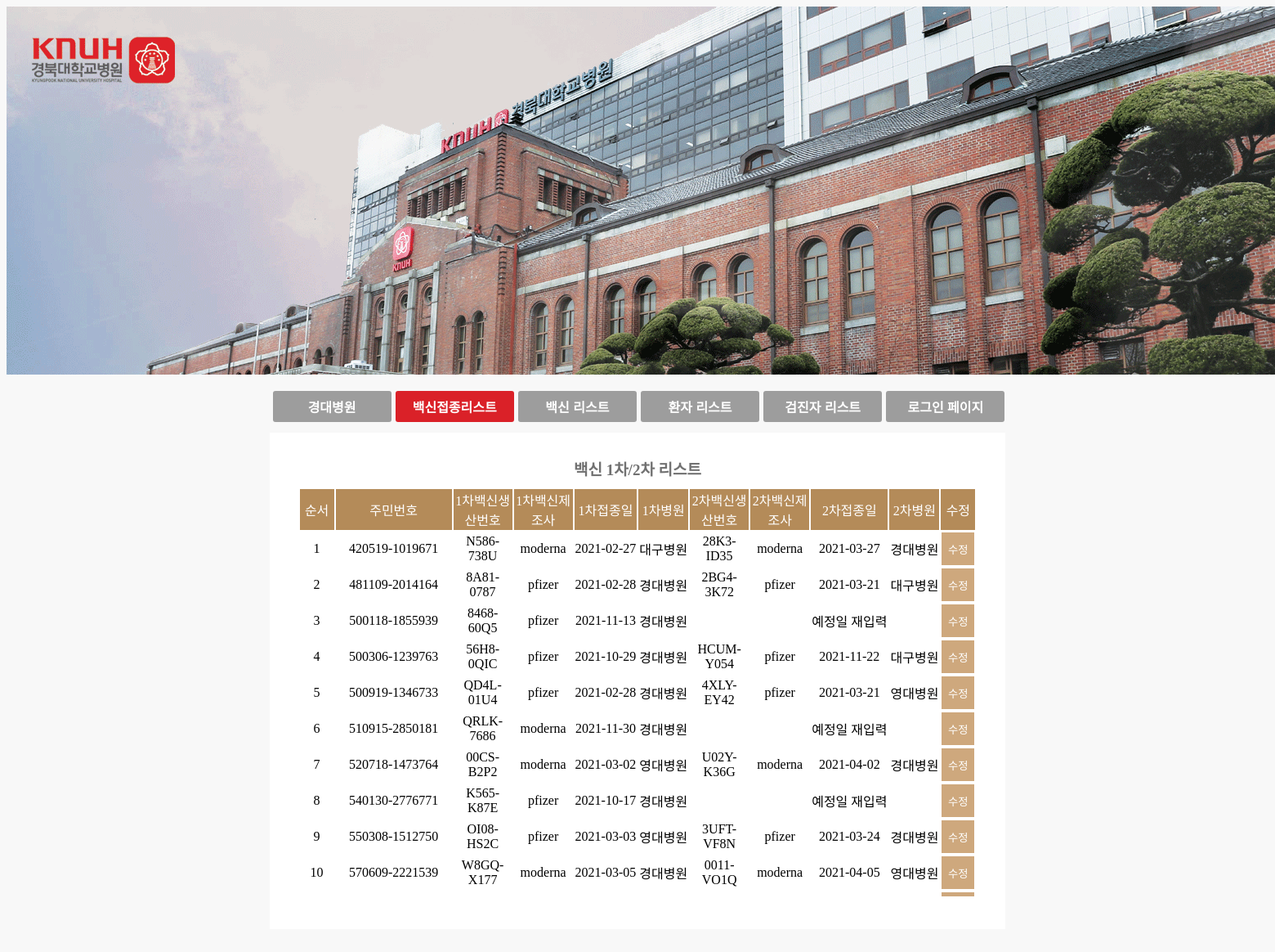
Screenshot of /Covid19_Database_websiteFile/new_knu_hospital_vaccinate_list.php with the database file from the repository.
### tables this page shows
CREATE TABLE `vaccinate` (
  `Cssn` varchar(14) NOT NULL,
  `1st_Vno` varchar(9) NOT NULL,
  `1st_date` date NOT NULL,
  `1st_hosp` varchar(10) NOT NULL,
  `2nd_Vno` varchar(9) DEFAULT NULL,
  `2nd_date` date DEFAULT NULL,
  `2nd_hosp` varchar(10) DEFAULT NULL,
  PRIMARY KEY (`Cssn`),
  KEY `fk_VACCINATION_VACCINES1_idx` (`1st_Vno`),
  KEY `fk_VACCINATE_VACCINES1_idx` (`2nd_Vno`),
  CONSTRAINT `fk_VACCINATE_VACCINES1` FOREIGN KEY (`2nd_Vno`) REFERENCES `vaccines` (`SerialNo`),
  CONSTRAINT `fk_VACCINATION_CITIZEN10` FOREIGN KEY (`Cssn`) REFERENCES `citizens` (`Ssn`),
  CONSTRAINT `fk_VACCINATION_VACCINES10` FOREIGN KEY (`1st_Vno`) REFERENCES `vaccines` (`SerialNo`)
);

CREATE TABLE `vaccines` (
  `SerialNo` varchar(9) NOT NULL,
  `MfgCo` varchar(10) NOT NULL,
  `MfgDate` date NOT NULL,
  `Exp` date NOT NULL,
  `Owned` varchar(10) DEFAULT NULL,
  PRIMARY KEY (`SerialNo`),
  UNIQUE KEY `SerialNo_UNIQUE` (`SerialNo`)
);

### Covid19_Database_websiteFile/new_knu_hospital_vaccinate_list.php (the view, shortened to what this page needs)
<!doctype html>
<html lang="ko">
  <head>
    <td width="1920dp" align='center'>
          <img src="./banner.png" >
        </td>
  </head>
  <body>
    <div class="main-box">
    <table class="button-box">
            <tr>
                <td>
                    <form action="new_knu_hospital_mainpage.php" method="POST">
                        <button class="btn">경대병원</button>
                    </form>
                </td>
                <td>
                    <form action="new_knu_hospital_vaccinate_list.php" method="POST">
                        <button class="btn" style="background-color: #da2128" >백신접종리스트</button>
                    </form>
                </td>
                <td>
                    <form action="new_knu_hospital_vac_list.php" method="POST">
                        <button class="btn">백신 리스트</button>
                    </form>
                </td>
                <td>
                    <form action="new_knu_hospital_patients_list.php" method="POST">
                        <button class="btn">환자 리스트</button>
                    </form>
                </td>
                <td>
                    <form action="new_knu_hospital_testers_list.php" method="POST">
                        <button class="btn">검진자 리스트</button>
                    </form>
                </td>
                <td>
                    <form action="login.html" method="POST">
                        <button class="btn">로그인 페이지</button>
                    </form>
                </td>
            </tr>
        </table>
    </div>
    <div class="hospital_info-box_list">
   <div align="center"class="title">백신 1차/2차 리스트 </div>
   <div style="margin: 0 auto; width: 870px; max-height: 500px; overflow-y: scroll;">
   <table align="center"class="hospital_info-table">
        <thead class="hospital_info-th">
            <tr>
                <TD>순서</TD>
                <TD>주민번호</TD>
                <TD>1차백신생산번호</TD>
                <TD>1차백신제조사</TD>
                <TD>1차접종일</TD>
                <TD>1차병원</TD>
                <TD>2차백신생산번호</TD>
                <TD>2차백신제조사</TD>
                <TD>2차접종일</TD>
                <TD>2차병원</TD>
                <TD>수정</TD>
            </tr>
         </head>
         <tbody>
         <?php
                $username=$_POST['uid'];
                $jb_conn = mysqli_connect("localhost:3306", "root", "1234", "newcovid19db") or die("Error!!:: Covid-19 DataBase 접속 실패!!");
                $jb_1st_sql="SELECT * FROM vaccines, vaccinate WHERE Owned = '경대병원' AND (vaccines.SerialNo = vaccinate.1st_Vno OR vaccines.SerialNo = vaccinate.2nd_Vno)";
                $jb_possible_result = mysqli_query( $jb_conn, $jb_1st_sql );
                $num=1;
                while($row_possible = mysqli_fetch_array($jb_possible_result)){
                    echo "<TR>";
                    echo "<TD>", "$num", "</TD>";
                    echo "<TD>", $row_possible['Cssn'], "</TD>";
                    echo "<TD>", $row_possible['1st_Vno'], "</TD>";
                    if($row_possible['1st_Vno'] == $row_possible['SerialNo']){
                        echo "<TD>", $row_possible['MfgCo'], "</TD>";
                    }
                    else{
                        $a = $row_possible['1st_Vno'];
                        $sql = "SELECT MfgCo FROM vaccines WHERE SerialNo = '$a'";
                        $sql_result = mysqli_query( $jb_conn, $sql );
                        $row = mysqli_fetch_array( $sql_result );
                        echo "<TD>", $row[0], "</TD>";
                    }
                    echo "<TD>", $row_possible['1st_date'], "</TD>";
                    echo "<TD>", $row_possible['1st_hosp'], "</TD>";
                    echo "<TD>", $row_possible['2nd_Vno'], "</TD>";
                    if($row_possible['2nd_Vno'] == $row_possible['SerialNo']){
                        echo "<TD>", $row_possible['MfgCo'], "</TD>";
                    }
                    else if($row_possible['2nd_Vno'] == NULL){
                        echo "<TD>", NULL, "</TD>";
                    }
                    else{
                        $a = $row_possible['2nd_Vno'];
                        $sql = "SELECT MfgCo FROM vaccines WHERE SerialNo = '$a'";
                        $sql_result = mysqli_query( $jb_conn, $sql );
                        $row = mysqli_fetch_array( $sql_result );
                        echo "<TD>", $row[0], "</TD>";
                    }
                    if($row_possible['2nd_date'] == NULL){
                        $a = $row_possible['1st_date'];
                        $sql = "SELECT DATE_ADD('$a', INTERVAL 28 DAY) AS 2nd_plan_date FROM vaccines, vaccinate
                                WHERE Owned = '경대병원' AND (vaccines.SerialNo = vaccinate.1st_Vno OR vaccines.SerialNo = vaccinate.2nd_Vno);";
                        $result = mysqli_query( $jb_conn, $sql );
                        $row = mysqli_fetch_array($result);
                        $sql = "SELECT CURDATE() AS D";
                        $result = mysqli_query( $jb_conn, $sql );
                        $D = mysqli_fetch_array($result);
                        if($row[0] > $D[0]){
                            echo "<TD>", $row[0], "</TD>";
                        }
                        else{
                            echo "<TD>", "예정일 재입력", "</TD>";
                        }
                    }
                    else{
                        echo "<TD>", $row_possible['2nd_date'], "</TD>";
                    }
                    echo "<TD>", $row_possible['2nd_hosp'], "</TD>";
                    echo "<TD>
                    <form action='new_knu_hospital_vaccinate_update.php' method='POST'>
                    <input type='hidden' name='Cssn' value='$row_possible[Cssn]'/>
                    <input type='hidden' name='uid' value='$username'/>
                    <button type='submit' class='edit'>수정</button>
                    </form>";
                    echo "</TR>";
                    $num++;
                }
                ?>
        </tbody>
    </table>
    </div>
    <div class="empty"></div>
    <div class="empty"></div>
  </body>
</html>

### Covid19_Database_websiteFile/new_knu_hospital_vaccinate_list.php (style rules this page uses)
body { background-color:#F8F8F8; }
.btn { background-color: #9D9D9D; width: 145px; height: 38px; border-radius: 3px; border: none; color: white; font-size: 16px; font-weight: 700; line-height: 40px; cursor: pointer; }
.button-box { width: 903px; margin-top: 13px; margin-bottom: -20px; }
.main-box { background-color: none; width: 900px; margin: 0 auto; }
.title { color: #717171; font-weight: 800; font-size: 19px; padding-top: 30px; padding-bottom: 10px; }
.hospital_info-box_list { width: 900px; margin: 0 auto; background-color: white; }
.hospital_info-table { text-align: center; margin: 0 auto; }
.hospital_info-table .hospital_info-th td { color: white; background-color:#b48b59; }
.hospital_info-table td:nth-child(1) { width: 40px; }
.hospital_info-table td:nth-child(2) { width: 140px; }
.hospital_info-table td:nth-child(3) { width: 70px; }
.hospital_info-table td:nth-child(4) { width: 70px; }
.hospital_info-table td:nth-child(7) { width: 70px; }
.hospital_info-table td:nth-child(8) { width: 70px; }
.empty { width: 900px; height: 20px; margin: 0 auto; }
table { margin: 0 auto; padding-bottom: 30px; text-align: center; }
.edit { height: 40px; width: 40px; color: white; background-color:#CEA87D; border: none; }

### rows the page displays
vaccinate: Cssn "420519-1019671", 1st_Vno "N586-738U", 1st_Vno.MfgCo "moderna", 1st_date "2021-02-27", 1st_hosp "대구병원", 2nd_Vno "28K3-ID35", 2nd_Vno.MfgCo "moderna", 2nd_date "2021-03-27", 2nd_hosp "경대병원"
vaccinate: Cssn "481109-2014164", 1st_Vno "8A81-0787", 1st_Vno.MfgCo "pfizer", 1st_date "2021-02-28", 1st_hosp "경대병원", 2nd_Vno "2BG4-3K72", 2nd_Vno.MfgCo "pfizer", 2nd_date "2021-03-21", 2nd_hosp "대구병원"
vaccinate: Cssn "500118-1855939", 1st_Vno "8468-60Q5", 1st_Vno.MfgCo "pfizer", 1st_date "2021-11-13", 1st_hosp "경대병원", shows "예정일 재입력"
vaccinate: Cssn "500306-1239763", 1st_Vno "56H8-0QIC", 1st_Vno.MfgCo "pfizer", 1st_date "2021-10-29", 1st_hosp "경대병원", 2nd_Vno "HCUM-Y054", 2nd_Vno.MfgCo "pfizer", 2nd_date "2021-11-22", 2nd_hosp "대구병원"
vaccinate: Cssn "500919-1346733", 1st_Vno "QD4L-01U4", 1st_Vno.MfgCo "pfizer", 1st_date "2021-02-28", 1st_hosp "경대병원", 2nd_Vno "4XLY-EY42", 2nd_Vno.MfgCo "pfizer", 2nd_date "2021-03-21", 2nd_hosp "영대병원"
vaccinate: Cssn "510915-2850181", 1st_Vno "QRLK-7686", 1st_Vno.MfgCo "moderna", 1st_date "2021-11-30", 1st_hosp "경대병원", shows "예정일 재입력"
vaccinate: Cssn "520718-1473764", 1st_Vno "00CS-B2P2", 1st_Vno.MfgCo "moderna", 1st_date "2021-03-02", 1st_hosp "영대병원", 2nd_Vno "U02Y-K36G", 2nd_Vno.MfgCo "moderna", 2nd_date "2021-04-02", 2nd_hosp "경대병원"
vaccinate: Cssn "540130-2776771", 1st_Vno "K565-K87E", 1st_Vno.MfgCo "pfizer", 1st_date "2021-10-17", 1st_hosp "경대병원", shows "예정일 재입력"
vaccinate: Cssn "550308-1512750", 1st_Vno "OI08-HS2C", 1st_Vno.MfgCo "pfizer", 1st_date "2021-03-03", 1st_hosp "영대병원", 2nd_Vno "3UFT-VF8N", 2nd_Vno.MfgCo "pfizer", 2nd_date "2021-03-24", 2nd_hosp "경대병원"
vaccinate: Cssn "570609-2221539", 1st_Vno "W8GQ-X177", 1st_Vno.MfgCo "moderna", 1st_date "2021-03-05", 1st_hosp "경대병원", 2nd_Vno "0011-VO1Q", 2nd_Vno.MfgCo "moderna", 2nd_date "2021-04-05", 2nd_hosp "영대병원"
